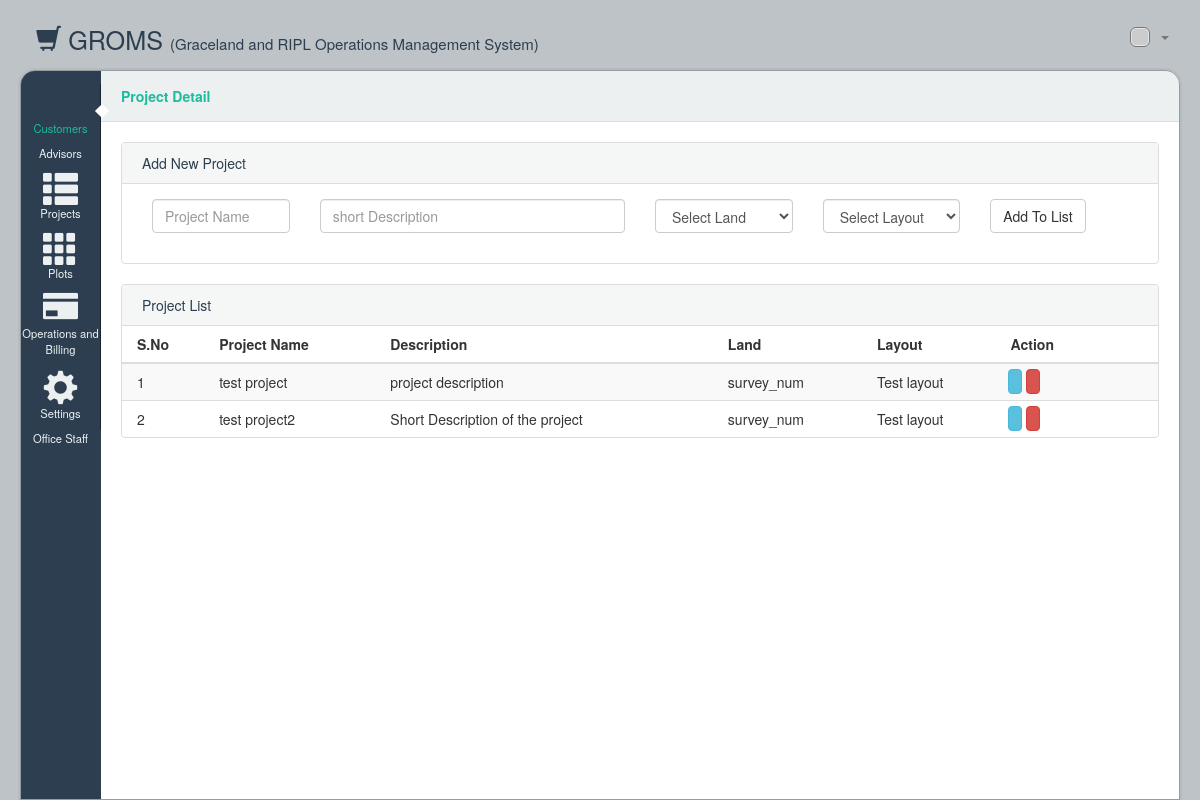
/projects/, run on the app's committed database.
### grom/models.py (models this page shows, shortened)
class ProjectDetail(models.Model):
	project_name = models.CharField(max_length = 50)
	description = models.TextField()
	land_detail_id = models.ForeignKey('LandDetail')
	layout_detail_id = models.ForeignKey('LayoutDetail')

class LandDetail(models.Model):
	belonging_to = models.CharField(max_length=50)
	ph_no = models.CharField(max_length=20)
	survey_no = models.CharField(max_length=20)
	village = models.CharField(max_length=50)
	panchayat = models.CharField(max_length=50)
	tehsil = models.CharField(max_length=50)
	district = models.CharField(max_length=50)
	taluka = models.CharField(max_length=50)
	irrigation = models.CharField(max_length=50)
	broker_name = models.CharField(max_length=100)
	purchase_date = models.DateField()
	total_area = models.FloatField()
	rate = models.FloatField()
	total_cost = models.FloatField()
	registeration_date = models.DateField()
	amount = models.FloatField()
	advance_amount = models.FloatField()
	description = models.TextField()
	def __str__(self):
		return self.survey_no

class LayoutDetail(models.Model):
	layout_name = models.CharField(max_length = 50)
	remark = models.TextField()
	date = models.DateField()
	area_under_layout = models.FloatField()
	area_under_plot = models.FloatField()
	area_under_possession = models.FloatField()
	area_under_open_space = models.FloatField()
	area_under_public_utility = models.FloatField()
	area_under_road = models.FloatField()
	land_detail_id = models.ForeignKey('LandDetail')
	def __str__(self):
		return self.layout_name

### grom/views.py (the view)
# urls.py: url(r'^projects/$', views.projects),
def projects(request):
    layout_list = LayoutDetail.objects.all()
    land_list = LandDetail.objects.all()
    projects = ProjectDetail.objects.all()
    context = {'projects': projects, 'layout_list': layout_list, 'land_list': land_list}
    return render(request, 'grom/projects.html', context)

### grom/templates/grom/projects.html (shortened to what this page needs)
{%extends 'grom/base.html'%}
{%block content%}
      <section id='tools'>
        <ul class='breadcrumb' id='breadcrumb'>
          <li class='title'>Project Detail</li>
        </ul>
        <div id='toolbar'>
        </div>
      </section>
      <div id='content'>
        <div class='panel panel-default'>
          <div class='panel-heading'>
            Add New Project
          </div>
          <div class='panel-body'>
            <form method="POST" action="/add_project/">
              <fieldset>
                <div class='form-group col-md-2'>
                  <input class='form-control' placeholder='Project Name' type='text' required=""   name="project_name" />
                </div>
                <div class='form-group col-md-4'>
                  <input class='form-control' placeholder='short Description' type='text' required="" name="description" />
                </div>
                <div class='form-group col-md-2'>
                  <select class="form-control" required="" name="land">
                    <option>Select Land</option>
                  </select>
                </div>
                <div class='form-group col-md-2'>
                  <select class="form-control" required="" name="layout">
                    <option>Select Layout</option>
                  </select>
                </div>
                <div class='form-group col-md-2'>
                  <button class='btn btn-default' type='submit'>Add To List</button>
                </div>
              </fieldset>
            </form>
          </div>
        </div>
        <div class='panel panel-default grid'>
          <div class='panel-heading'>
            Project List
          </div>
          <table class='table'>
            <thead>
              <tr>
                <th>S.No</th>
                <th>Project Name</th>
                <th>Description</th>
                <th>Land</th>
                <th>Layout</th>
                <th>Action</th>
              </tr>
            </thead>
            <tbody>
              {% for project in projects%}
                <tr>
                  <td>{{forloop.counter}}</td>
                  <td>{{project.project_name}}</td>
                  <td>{{project.description|truncatewords_html:5}}</td>
                  <td>{{project.land_detail_id}}</td>
                  <td>{{project.layout_detail_id}}</td>
                  <td class="action">
                      <button class='btn btn-info' data-toggle="modal" data-target="#edit_project" data-id="{{project.id}}" data-name="{{project.project_name}}" data-description="{{project.description}}" data-land="{{project.land_detail_id.id}}" data-layout="{{project.layout_detail_id.id}}">
                      </button>
                      <a class='btn btn-danger' href='/delete_project/{{project.id}}/' >
                      </a>
                  </td>
                </tr>
              {% endfor %}
            </tbody>
          </table>
        </div>
      </div>
{%endblock content%}

### data on the page
ProjectDetail: project_name "test project", description "project description", land_detail_id "survey_num", layout_detail_id "Test layout"
ProjectDetail: project_name "test project2", description "Short Description of the project", land_detail_id "survey_num", layout_detail_id "Test layout"
